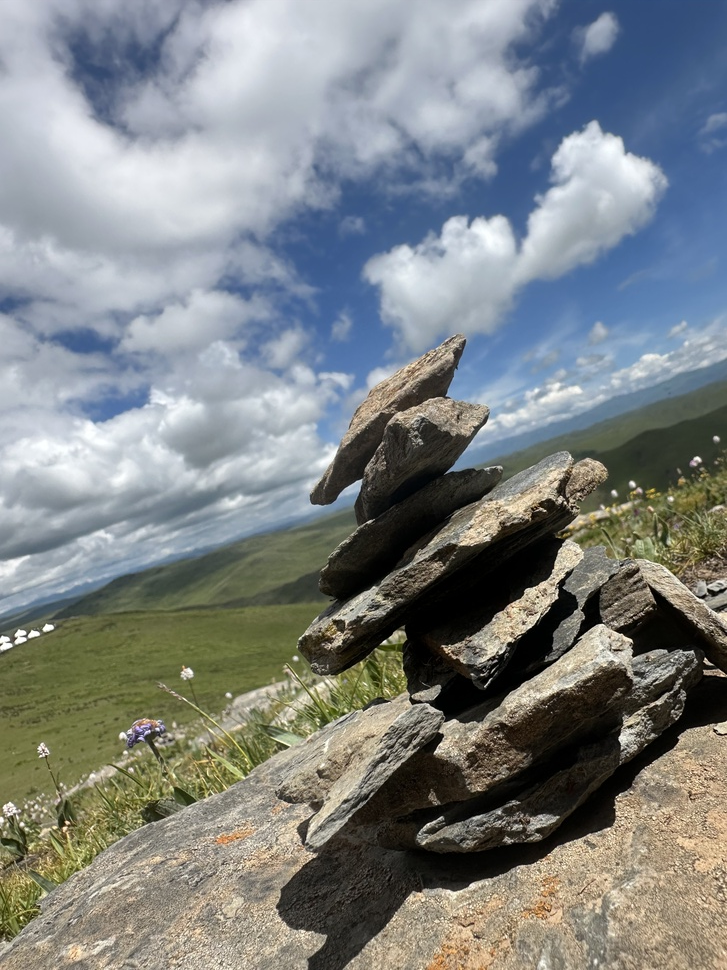
#> input picture test.jpg, 727 x 970 px, shrunk from 3024 x 4032 before the run
$ python lab1_rotate_flip_ops.py
#> lines starting #> are read from the running program, lines starting #| are printed output that depends on the picture
# -*- coding: utf-8 -*-
import cv2
import matplotlib
matplotlib.use('TkAgg')
import matplotlib.pyplot as plt
import math

# 读取图像
img_path = 'test.jpg'
img = cv2.imread(img_path)
#> img is the input picture: shape (970, 727, 3); mean B, G, R 131.4, 131.4, 126.6
if img is None:
    print(f"❌ Image not found: {img_path}")
    exit()

# 转为 RGB 以便 matplotlib 显示
img_rgb = cv2.cvtColor(img, cv2.COLOR_BGR2RGB)

# 1) 固定角度旋转（90, 180, 270）使用 cv2.rotate
rot90 = cv2.rotate(img_rgb, cv2.ROTATE_90_CLOCKWISE)
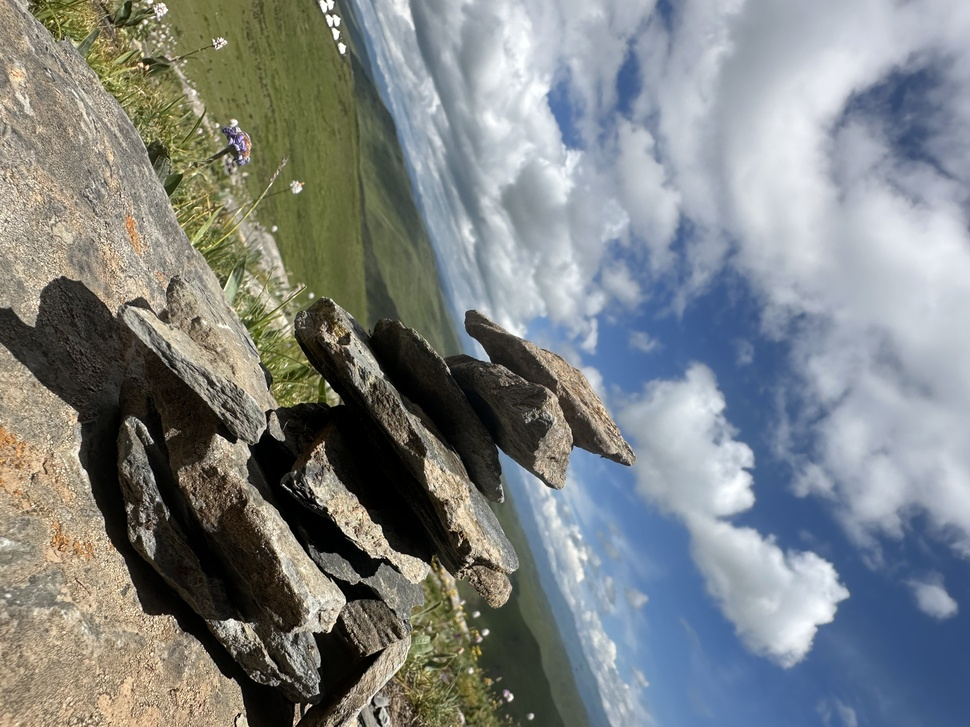
#> rot90: shape (727, 970, 3); mean R, G, B 126.6, 131.4, 131.4
rot180 = cv2.rotate(img_rgb, cv2.ROTATE_180)
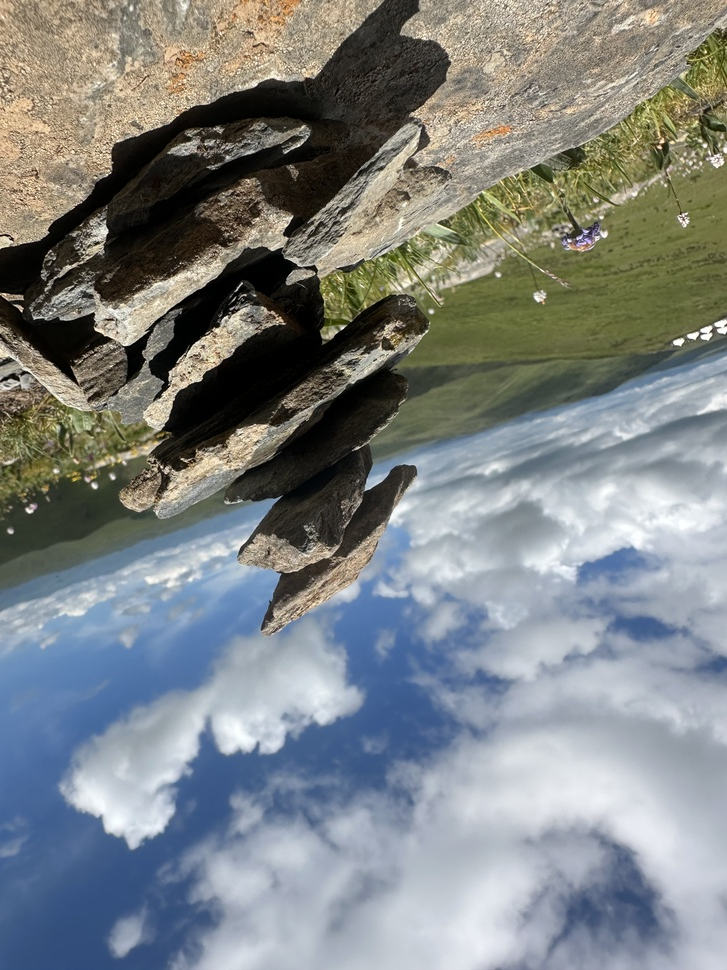
#> rot180: shape (970, 727, 3); mean R, G, B 126.6, 131.4, 131.4
rot270 = cv2.rotate(img_rgb, cv2.ROTATE_90_COUNTERCLOCKWISE)
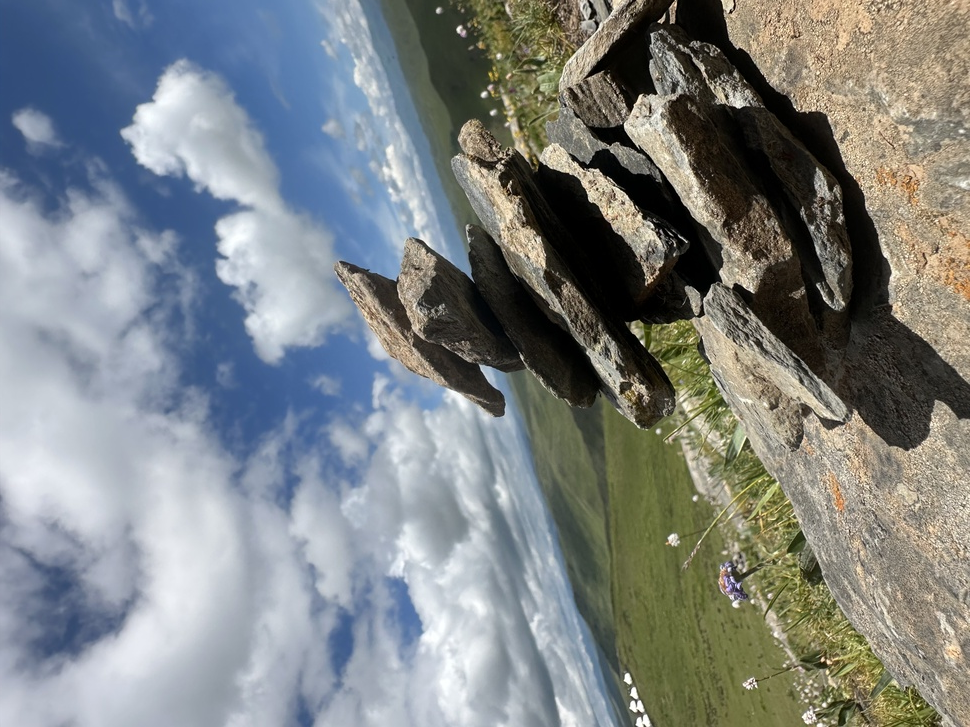
#> rot270: shape (727, 970, 3); mean R, G, B 126.6, 131.4, 131.4

# 2) 任意角度旋转（保持中心、不裁剪可用边界扩展，下面示例为 30 度）
def rotate_arbitrary(image, angle_deg):
#> called with angle_deg = 30
    (h, w) = image.shape[:2]
#> h = 970; w = 727
    center = (w // 2, h // 2)
#> center = (363, 485)
    M = cv2.getRotationMatrix2D(center, angle_deg, 1.0)
    # 计算旋转后图像边界大小以避免裁剪
    cos = abs(M[0, 0])
#> cos = 0.866
    sin = abs(M[0, 1])
#> sin = 0.5
    new_w = int((h * sin) + (w * cos))
#> new_w = 1114
    new_h = int((h * cos) + (w * sin))
#> new_h = 1203
    # 调整平移以使图像居中
    M[0, 2] += (new_w / 2) - center[0]
    M[1, 2] += (new_h / 2) - center[1]
    rotated = cv2.warpAffine(image, M, (new_w, new_h), flags=cv2.INTER_LINEAR, borderMode=cv2.BORDER_REFLECT)
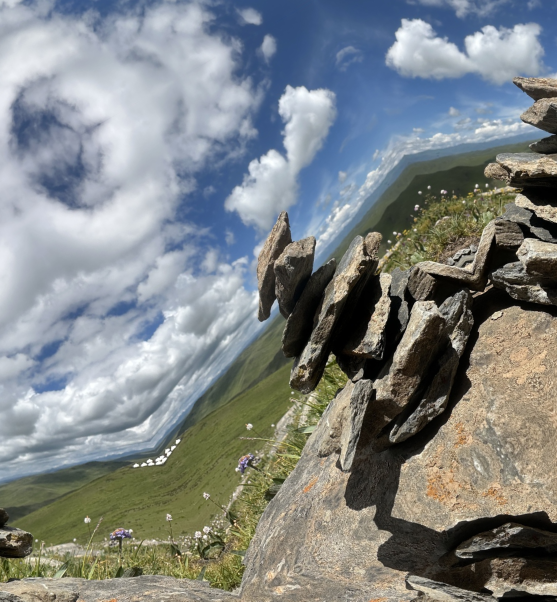
#> rotated: shape (1203, 1114, 3) (shown at 1/2 size); mean R, G, B 128.4, 133.1, 132.9
    return rotated

rot30 = rotate_arbitrary(img_rgb, 30)

# 3) 翻转（水平、垂直、同时）
flip_h = cv2.flip(img_rgb, 1)   # 水平翻转
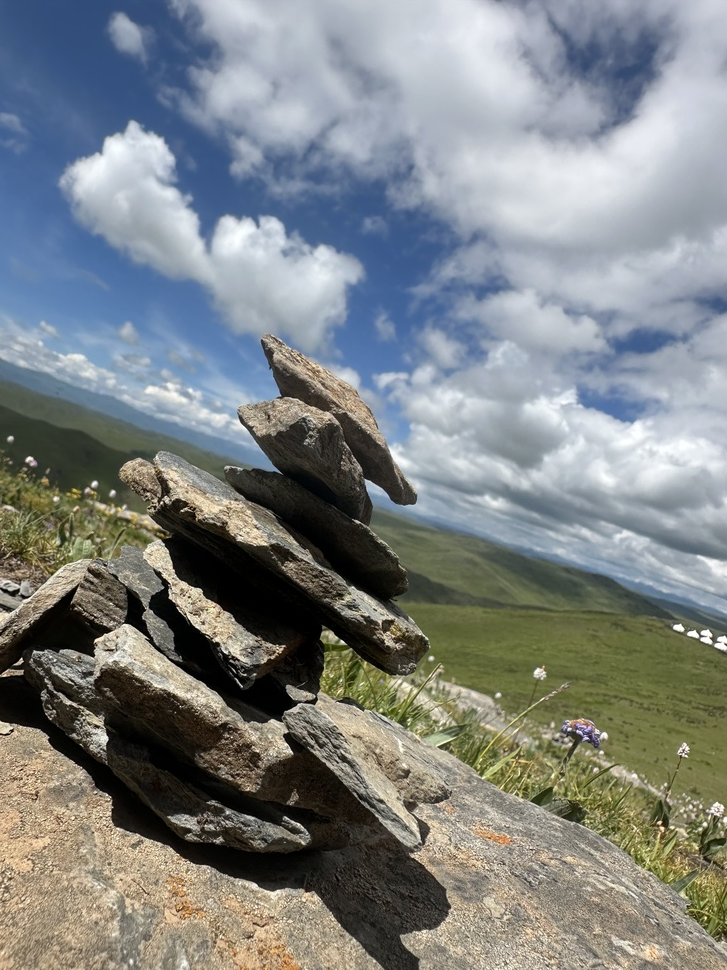
#> flip_h: shape (970, 727, 3); mean R, G, B 126.6, 131.4, 131.4
flip_v = cv2.flip(img_rgb, 0)   # 垂直翻转
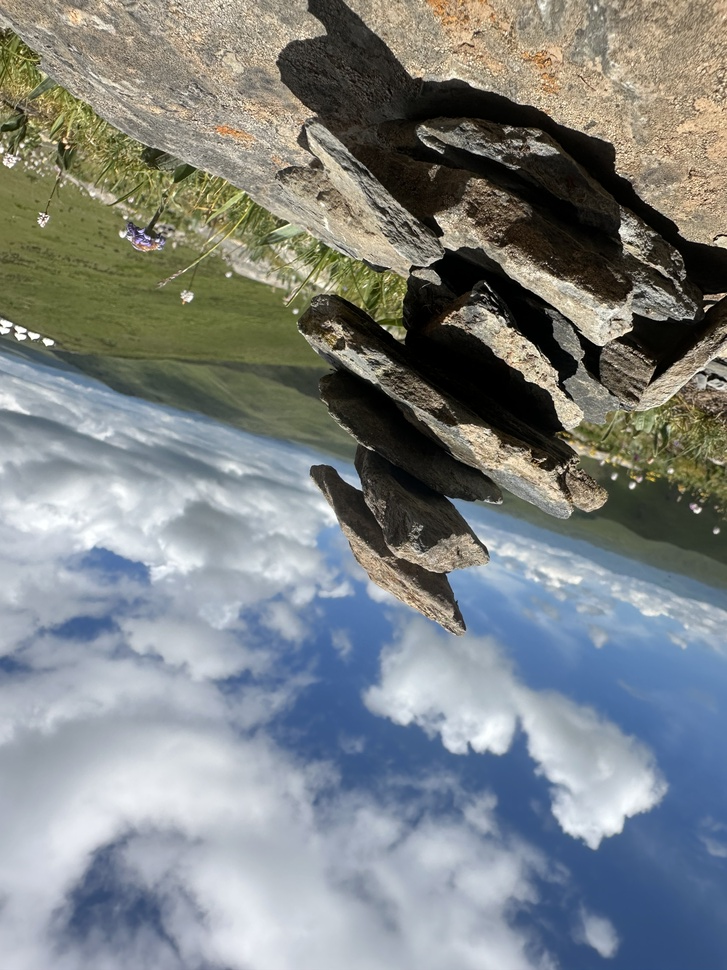
#> flip_v: shape (970, 727, 3); mean R, G, B 126.6, 131.4, 131.4
flip_both = cv2.flip(img_rgb, -1)  # 水平+垂直

# 4) 显示：把一些结果放在同一窗口展示
plt.figure(figsize=(14, 8))

plt.subplot(2, 3, 1)
plt.title("Original")
plt.imshow(img_rgb)
plt.axis('off')

plt.subplot(2, 3, 2)
plt.title("Rot 90")
plt.imshow(rot90)
plt.axis('off')

plt.subplot(2, 3, 3)
plt.title("Rot 180")
plt.imshow(rot180)
plt.axis('off')

plt.subplot(2, 3, 4)
plt.title("Rot 270")
plt.imshow(rot270)
plt.axis('off')

plt.subplot(2, 3, 5)
plt.title("Rot 30° (arbitrary)")
plt.imshow(rot30)
plt.axis('off')

plt.subplot(2, 3, 6)
plt.title("Flip H / V / Both (samples below)")
# 为了不占太多空间，只显示水平翻转（可在保存中查看其他两张）
plt.imshow(flip_h)
plt.axis('off')

plt.tight_layout()
plt.show()

# 5) 保存结果到文件
cv2.imwrite('rot90.jpg', cv2.cvtColor(rot90, cv2.COLOR_RGB2BGR))
cv2.imwrite('rot180.jpg', cv2.cvtColor(rot180, cv2.COLOR_RGB2BGR))
cv2.imwrite('rot270.jpg', cv2.cvtColor(rot270, cv2.COLOR_RGB2BGR))
cv2.imwrite('rot30.jpg', cv2.cvtColor(rot30, cv2.COLOR_RGB2BGR))
cv2.imwrite('flip_h.jpg', cv2.cvtColor(flip_h, cv2.COLOR_RGB2BGR))
cv2.imwrite('flip_v.jpg', cv2.cvtColor(flip_v, cv2.COLOR_RGB2BGR))
cv2.imwrite('flip_both.jpg', cv2.cvtColor(flip_both, cv2.COLOR_RGB2BGR))

print("✅ Rotation & flip outputs saved: rot90.jpg, rot180.jpg, rot270.jpg, rot30.jpg, flip_h.jpg, flip_v.jpg, flip_both.jpg")
